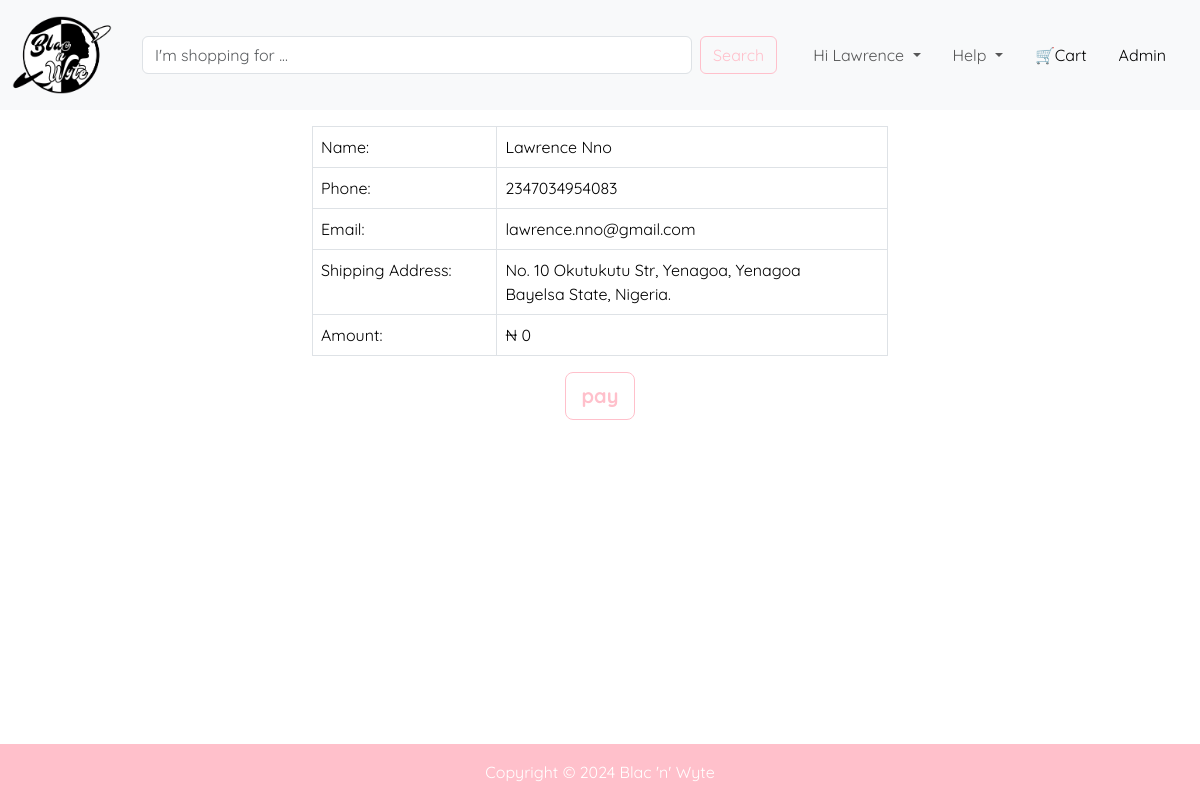
/checkout (signed in), run on the app's committed database.
### database.py (models this page shows, shortened)
class User(db.Model, UserMixin):
    id: Mapped[int] = mapped_column(primary_key=True)
    email: Mapped[str] = mapped_column(unique=True)
    firstname: Mapped[str]
    lastname: Mapped[str]
    phone: Mapped[int] = mapped_column(Integer)
    password: Mapped[str] = mapped_column(nullable=False)
    country: Mapped[str]
    state: Mapped[str]
    localgovt: Mapped[str]
    city: Mapped[str] = mapped_column(String(70))
    address: Mapped[str]
    registered_on: Mapped[DateTime] = mapped_column(DateTime, nullable=False)
    confirmed: Mapped[bool] = mapped_column(default=False, nullable=False)
    confirmed_on: Mapped[DateTime] = mapped_column(DateTime, nullable=True)
    is_admin: Mapped[bool] = mapped_column(Boolean, default=False, nullable=False)
    user_cart: Mapped[str] = relationship("Cart", back_populates="cart_user")
    user_order: Mapped[str] = relationship("Order", back_populates="order_user")

### onlinestore.py (the view, shortened to what this page needs)
@app.route("/checkout", methods=["GET", "POST"])
def checkout():
    total = request.args.get('total', 0)
    form = PayForm()
    return render_template('checkout.html', form=form, logged_in=current_user.is_authenticated, user=current_user, year=year, total=total)

### form.py
class PayForm(FlaskForm):
    submit = SubmitField(label="pay", render_kw={'class': 'btn btn-outline-success btn-lg pay-btn'})

### method_override.py (called while the page is built)
    def __call__(self, environ, start_response):
        method = environ.get('HTTP_X_HTTP_METHOD_OVERRIDE', '').upper()
        if method in self.allowed_methods:
            environ['REQUEST_METHOD'] = method
        if method in self.bodyless_methods:
            environ['CONTENT_LENGTH'] = '0'
        return self.app(environ, start_response)

### onlinestore.py (called while the page is built)
@login_manager.user_loader
def user_loader(user_id):
    return db.session.execute(db.select(User).where(User.id == user_id)).scalar()

@app.before_request
def track_history():
    if request.endpoint == 'static' or request.method != 'GET':
        return
    history = session.get('history', [])
    history.append(request.url)
    if len(history) > 3:
        history.pop(0)
    session['history'] = history

### templates/checkout.html (shortened to what this page needs)
{% extends "header.html" %}
{% block content %}
    <section id="checkout">
      <div class="container-fluid checkout-div">
        <table class="table checkout-table table-bordered">
          <tbody>
            <tr>
              <td>Name:</td>
              <td>{{ current_user.firstname }} {{ current_user.lastname }}</td>
            </tr>
            <tr>
              <td>Phone:</td>
              <td>{{ current_user.phone }}</td>
            </tr>
            <tr>
              <td>Email:</td>
              <td>{{ current_user.email }}</td>
            </tr>
            <tr>
              <td>Shipping Address:</td>
              <td>{{ current_user.address }}, {{ current_user.city }}, {{ current_user.localgovt }}<br> {{ current_user.state }} State, {{ current_user.country }}.</td>
            </tr>
            <tr>
              <td>Amount:</td>
              <td>₦ {{ total }}</td>
            </tr>
          </tbody>
        </table>
        <form method="POST" class="text-center">
          {{ form.submit }}
        </form>
      </div>
    </section>
{% endblock %}

### templates/header.html (shortened to what this page needs)
<!doctype html>
<html lang="en">
  <head>
    <link href="https://cdn.jsdelivr.net/npm/bootstrap@5.3.3/dist/css/bootstrap.min.css" rel="stylesheet">
    <link rel="stylesheet" href="{{ url_for('static', filename='css/style.css') }}">
  </head>
  <body>
    <nav class="navbar fixed-top navbar-expand-lg bg-body-tertiary">
      <div class="container-fluid">
        <a class="navbar-brand" href="{{ url_for('index') }}">
          <img src="{{url_for('static', filename='images/logo.png')}}" alt="Blac'n'Wyte" width="100" height="100">
        </a>
        <div class="collapse navbar-collapse" id="navbarSupportedContent">
          <form class="d-flex mx-auto" role="search">
            <input class="form-control me-2" type="search" placeholder="I'm shopping for ..." aria-label="Search">
            <button class="btn btn-outline-success" type="submit">Search</button>
          </form>
          <ul class="navbar-nav mx-auto mb-2 mb-lg-0">
            <li class="nav-item dropdown">
              {% if logged_in: %}
              <a class="nav-link dropdown-toggle" href="{{ url_for('index') }}" role="button" data-bs-toggle="dropdown" aria-expanded="false">
                Hi {{ user.firstname }}
              </a>
              {% else: %}
              <a class="nav-link dropdown-toggle" href="#" role="button" data-bs-toggle="dropdown" aria-expanded="false">
                Account
              </a>
              {% endif %}
            </li>
            <li class="nav-item dropdown ms-3">
              <a class="nav-link dropdown-toggle" href="#" role="button" data-bs-toggle="dropdown" aria-expanded="false">
                Help
              </a>
            </li>
            <li class="nav-item ms-3">
              <a class="nav-link active" href="{{ url_for('all_cart') }}" aria-current="page">🛒Cart</a>
            </li>
            {% if user.email == 'lawrence.nno@gmail.com' or user.is_admin == True %}
              <li class="nav-item ms-3">
                <a class="nav-link active" href="{{ url_for('admin.index') }}" aria-current="page">Admin</a>
              </li>
            {% else: %}
              <li class="nav-item ms-3">
                <a class="nav-link active" href="{{ url_for('index') }}" aria-current="page">Home</a>
              </li>
            {% endif %}
          </ul>
        </div>
      </div>
    </nav>
    <main>
      {% block content %}
      {% endblock %}
    </main>
    <footer class="text-center">
      Copyright &#169; {{ year }} Blac 'n' Wyte
    </footer>
  </body>
</html>

### static/css/style.css (style rules this page uses)
body { font-family: "Quicksand", sans-serif; font-optical-sizing: auto; display: flex; flex-direction: column; min-height: 100vh; }
main { flex-grow: 1 !important; }
footer { margin-top: 1rem; padding: 1rem; background-color: pink; color: white; }
.navbar { --bs-navbar-padding-x: 0; --bs-navbar-padding-y: 0; --bs-navbar-color: rgba(var(--bs-emphasis-color-rgb), 0.65); --bs-navbar-hover-color: rgba(var(--bs-emphasis-color-rgb), 0.8); --bs-navbar-disabled-color: rgba(var(--bs-emphasis-color-rgb), 0.3); --bs-navbar-active-color: rgba(var(--bs-emphasis-color-rgb), 1); --bs-navbar-brand-padding-y: 0.3125rem; --bs-navbar-brand-margin-end: 1rem; --bs-navbar-brand-font-size: 1.25rem; --bs-navbar-brand-color: rgba(var(--bs-emphasis-color-rgb), 1); --bs-navbar-brand-hover-color: rgba(var(--bs-emphasis-color-rgb), 1); --bs-navbar-nav-link-padding-x: 0.5rem; --bs-navbar-toggler-padding-y: 0.25rem; --bs-navbar-toggler-padding-x: 0.75rem; --bs-navbar-toggler-font-size: 1.25rem; --bs-navbar-toggler-border-color: rgba(var(--bs-emphasis-color-rgb), 0.15); --bs-navbar-toggler-border-radius: var(--bs-border-radius); --bs-navbar-toggler-focus-width: 0.25rem; --bs-navbar-toggler-transition: box-shadow 0.15s ease-in-out; position: relative; display: flex; flex-wrap: wrap; align-items: center; justify-content: space-between; padding: var(--bs-navbar-padding-y) var(--bs-navbar-padding-x); }
.btn-outline-success { --bs-btn-color: #FFC0CB; --bs-btn-border-color: #FFC0CB; --bs-btn-hover-color: #fff; --bs-btn-hover-bg: #FFC0CB; --bs-btn-hover-border-color: #FFC0CB; --bs-btn-focus-shadow-rgb: 25,135,84; --bs-btn-active-color: #fff; --bs-btn-active-bg: #FFC0CB; --bs-btn-active-border-color: #FFC0CB; --bs-btn-active-shadow: inset 0 3px 5px rgba(0, 0, 0, 0.125); --bs-btn-disabled-color: #FFC0CB; --bs-btn-disabled-bg: transparent; --bs-btn-disabled-border-color: #FFC0CB; --bs-gradient: none; }
.form-control.me-2 { width: 550px; }
.checkout-div { width: 50%; }
.table.checkout-table { margin-top: 1rem; }
.pay-btn { font-weight: 700; }

### data on the page
User: firstname "Lawrence", lastname "Nno", phone "2347034954083", email "lawrence.nno@gmail.com", address "No. 10 Okutukutu Str", city "Yenagoa", localgovt "Yenagoa", state "Bayelsa", country "Nigeria"

### other printed values
{{ total }} "0"
{{ year }} "2024"
